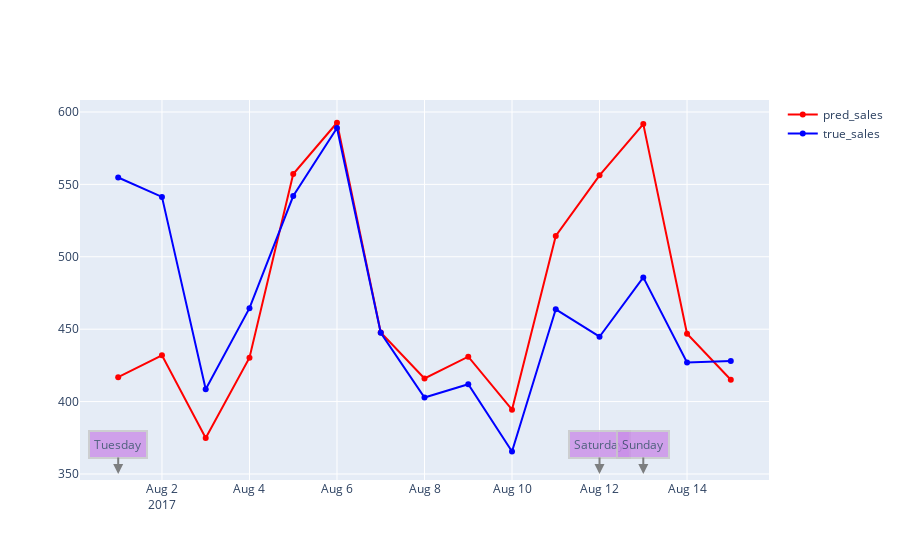

Notebook cell for this chart:
### Markdown cell above
# Error Analysis

### Code cell
# compare pred daily sales with actual daily sales
pred_vis_df = pred_df.reset_index().rename(columns = {'level_0': 'date'})
daily_vis_df =  pred_vis_df.groupby(['date'])[['sales', 'true_sales']].mean().reset_index()
daily_vis_df['day_of_week'] = daily_vis_df['date'].dt.day_name()
fig = go.Figure()
fig.add_trace(go.Scatter(x=daily_vis_df['date'], 
                         y=daily_vis_df['sales'],
                         marker_color='red', name="pred_sales"))
fig.add_trace(go.Scatter(x=daily_vis_df['date'], 
                         y=daily_vis_df['true_sales'],
                         marker_color='blue', name="true_sales"))
# annotate days with bad predictions
fig.add_annotation(x='2017-08-01', y=350, xref="x", yref="y", text="Tuesday", showarrow=True, align="center", arrowhead=2, 
                   arrowsize=1, arrowwidth=2, arrowcolor="#636363", ax=0, ay=-30, bordercolor="#c7c7c7", borderwidth=2,
                   borderpad=4, bgcolor="#ca8ee8", opacity=0.8)
fig.add_annotation(x='2017-08-12', y=350, xref="x", yref="y", text="Saturday", showarrow=True, align="center", arrowhead=2, 
                   arrowsize=1, arrowwidth=2, arrowcolor="#636363", ax=0, ay=-30, bordercolor="#c7c7c7", borderwidth=2,
                   borderpad=4, bgcolor="#ca8ee8", opacity=0.8)
fig.add_annotation(x='2017-08-13', y=350, xref="x", yref="y", text="Sunday", showarrow=True, align="center", arrowhead=2, 
                   arrowsize=1, arrowwidth=2, arrowcolor="#636363", ax=0, ay=-30, bordercolor="#c7c7c7", borderwidth=2,
                   borderpad=4, bgcolor="#ca8ee8", opacity=0.8)
fig.show()

### Figure 1 — Plotly figure (JSON) as saved in the notebook; plotly's stock layout.template omitted (floating-point values rounded to 4 significant figures)
{"data": [{"marker": {"color": "red"}, "name": "pred_sales", "type": "scatter", "x": ["2017-08-01T00:00:00", "2017-08-02T00:00:00", "2017-08-03T00:00:00", "2017-08-04T00:00:00", "2017-08-05T00:00:00", "2017-08-06T00:00:00", "2017-08-07T00:00:00", "2017-08-08T00:00:00", "2017-08-09T00:00:00", "2017-08-10T00:00:00", "2017-08-11T00:00:00", "2017-08-12T00:00:00", "2017-08-13T00:00:00", "2017-08-14T00:00:00", "2017-08-15T00:00:00"], "y": [416.9, 431.9, 374.8, 430.3, 557.2, 592.6, 447.7, 416.0, 431.0, 394.4, 514.3, 556.3, 591.6, 446.9, 415.1]}, {"marker": {"color": "blue"}, "name": "true_sales", "type": "scatter", "x": ["2017-08-01T00:00:00", "2017-08-02T00:00:00", "2017-08-03T00:00:00", "2017-08-04T00:00:00", "2017-08-05T00:00:00", "2017-08-06T00:00:00", "2017-08-07T00:00:00", "2017-08-08T00:00:00", "2017-08-09T00:00:00", "2017-08-10T00:00:00", "2017-08-11T00:00:00", "2017-08-12T00:00:00", "2017-08-13T00:00:00", "2017-08-14T00:00:00", "2017-08-15T00:00:00"], "y": [554.7, 541.4, 408.6, 464.5, 541.9, 589.0, 447.5, 402.8, 412.0, 365.5, 463.7, 444.8, 485.8, 427.0, 428.0]}], "layout": {"annotations": [{"align": "center", "arrowcolor": "#636363", "arrowhead": 2, "arrowsize": 1, "arrowwidth": 2, "ax": 0, "ay": -30, "bgcolor": "#ca8ee8", "bordercolor": "#c7c7c7", "borderpad": 4, "borderwidth": 2, "opacity": 0.8, "showarrow": true, "text": "Tuesday", "x": "2017-08-01", "xref": "x", "y": 350, "yref": "y"}, {"align": "center", "arrowcolor": "#636363", "arrowhead": 2, "arrowsize": 1, "arrowwidth": 2, "ax": 0, "ay": -30, "bgcolor": "#ca8ee8", "bordercolor": "#c7c7c7", "borderpad": 4, "borderwidth": 2, "opacity": 0.8, "showarrow": true, "text": "Saturday", "x": "2017-08-12", "xref": "x", "y": 350, "yref": "y"}, {"align": "center", "arrowcolor": "#636363", "arrowhead": 2, "arrowsize": 1, "arrowwidth": 2, "ax": 0, "ay": -30, "bgcolor": "#ca8ee8", "bordercolor": "#c7c7c7", "borderpad": 4, "borderwidth": 2, "opacity": 0.8, "showarrow": true, "text": "Sunday", "x": "2017-08-13", "xref": "x", "y": 350, "yref": "y"}]}}
